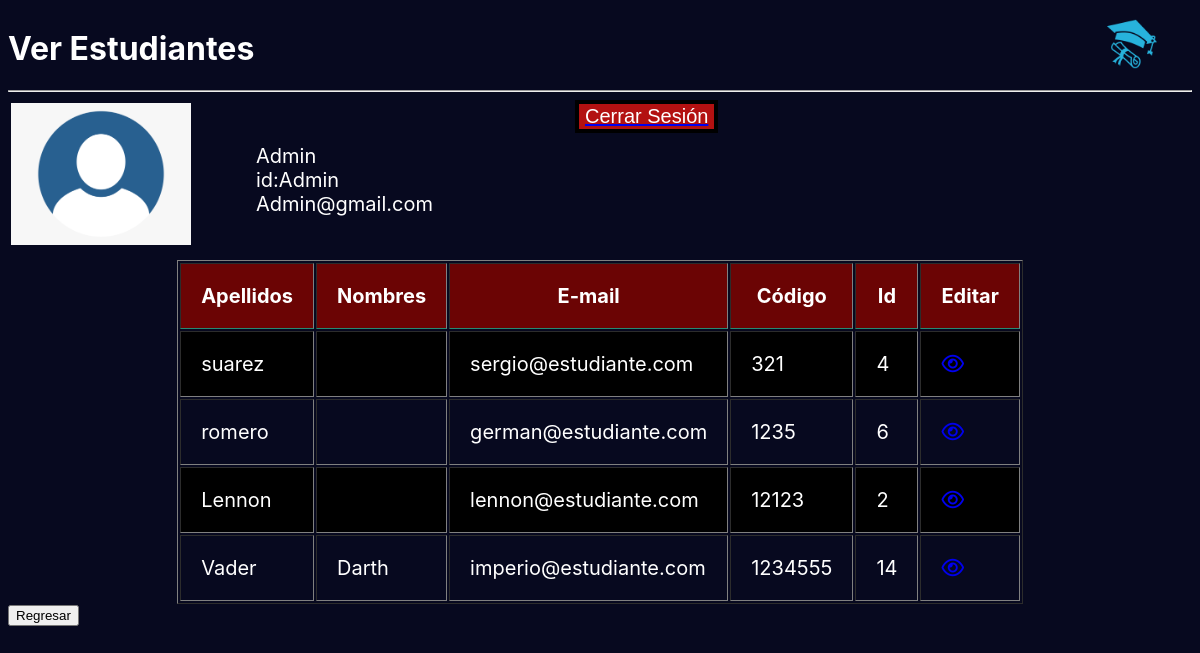
/index/admin/verListaEstudiantes (signed in), run on the app's committed database.
### app/models.py (models this page shows, shortened)
class Estudiante (models.Model):
    usuario = models.OneToOneField(
        User,
        on_delete= models.CASCADE,
        primary_key=True,
    )
    codigo = models.IntegerField(null=False)
    class Meta:
        app_label='app'

### app/views.py (the view)
# urls.py: path('index/admin/verListaEstudiantes', views.verListaEstudiantes, name='verListaEstudiantes'),
@login_required
def verListaEstudiantes(request):
    lista_verEstudiantes=Estudiante.objects.all().order_by('codigo')
    contexto={
        'estudiantes':lista_verEstudiantes
    }
    return render (request,'app/verListaEstudiantes.html',contexto)

### app/templates/app/verListaEstudiantes.html
{% extends "app/base.html" %} {% load static %} {%block css%}
<link rel="stylesheet" href="{% static 'app/css/estiloCrearProfesor.css' %}"> {%endblock%} {%block titulo%} Ver Estudiantes {%endblock%} {%block body%}
<div class="contenedor">
    <div class="title">
        <h1>Ver Estudiantes</h1>
        <hr>
    </div>
    <div class="Datos">
        <div class="FotoPerfil">
            <img src="{% static 'app/img/profilephoto.png' %}" alt="profilephoto" width="180">
        </div>
        <div class="nombres">
            Admin <br> id:Admin <br> Admin@gmail.com
        </div>
        <div class="cerrarsesion1">
            <a href="{% url 'app:cerrarsesion' %}">
                <input class="cerrarsesion" type="submit" value="Cerrar Sesión">
            </a>
        </div>
    </div>
    <div class="creacion">
        <div class="tabla">
            <table id="tablagrupos" border="1">
                <tr class="cabezaestudiantes">
                    <th>Apellidos</th>
                    <th>Nombres</th>
                    <th>E-mail</th>
                    <th>Código</th>
                    <th>Id</th>
                    <th>Editar</th>
                </tr>
                {%for ver in estudiantes %}
                <tr>
                    <td>{{ver.usuario.last_name}}</td>
                    <td>{{ver.usuario.first_name}}</td>
                    <td>{{ver.usuario.email}}</td>
                    <td>{{ver.codigo}}</td>
                    <td>{{ver.usuario.id}}</td>
                    <td>
                        <a href="{% url 'app:editarEstudiante' ver.usuario_id %}"><i class="fa fa-eye" aria-hidden="true"></i></a>
                    </td>
                </tr>
                {% endfor %}
            </table>
        </div>
    </div>
    <a href="{% url 'app:admin' %}">
        <input class="Boton" type="submit" value="Regresar">
    </a>
</div>
{%endblock%}

### app/static/app/css/estiloCrearProfesor.css (style rules this page uses)
html { background-color: #07091f; font-family: -apple-system, BlinkMacSystemFont, 'Segoe UI', Roboto, Oxygen, Ubuntu, Cantarell, 'Open Sans', 'Helvetica Neue', sans-serif; }
.cerrarsesion { background-color: #b31111; border: 4px solid #000000; color: rgb(255, 255, 255); text-align: center; text-decoration: double; font-size: larger; display: inline; font-size: 20px; top: 100px; left: 900px; cursor: pointer; }
.contenedor { color: white; display: grid; grid-template: 0.1fr 1fr auto / auto ; }
.Datos { width: 60%; height: 20vh; display: grid; grid-template: auto / 0.1fr auto 0.3fr; }
.FotoPerfil { width: 100px; padding: 3px; float: left; grid-row: 1/2; grid-column: 1/2; display: grid; justify-items: left; align-items: left; }
.nombres { color: white; font-family: -apple-system, BlinkMacSystemFont, 'Segoe UI', Roboto, Oxygen, Ubuntu, Cantarell, 'Open Sans', 'Helvetica Neue', sans-serif; font-size: 20px; grid-row: 1/2; grid-column: 2/3; display: grid; justify-items: center; align-items: center; }
.creacion { font-family: -apple-system, BlinkMacSystemFont, 'Segoe UI', Roboto, Oxygen, Ubuntu, Cantarell, 'Open Sans', 'Helvetica Neue', sans-serif; font-size: 20px; display: grid; align-items: center; justify-content: center; }
.cabezaestudiantes { background-color: #6b0404; border-bottom: solid 5px #0f362d; }
tr:nth-child(even) { background-color: black; }
td,th { padding: 20px; }

### data on the page
Estudiante: usuario.last_name "suarez", usuario.email "sergio@estudiante.com", codigo "321", usuario.id "4"
Estudiante: usuario.last_name "romero", usuario.email "german@estudiante.com", codigo "1235", usuario.id "6"
Estudiante: usuario.last_name "Lennon", usuario.email "lennon@estudiante.com", codigo "12123", usuario.id "2"
Estudiante: usuario.last_name "Vader", usuario.first_name "Darth", usuario.email "imperio@estudiante.com", codigo "1234555", usuario.id "14"
